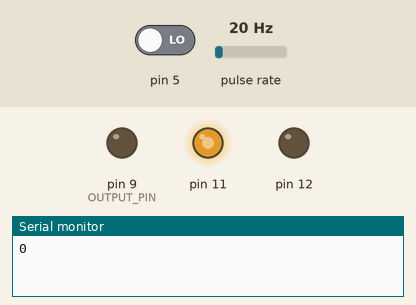
The sketch below on a simulated Arduino Uno, built with avr-gcc and run on an emulated ATmega328P. Parts: output pins drawn as LEDs (lit = HIGH), the last lines printed to the serial monitor. Wiring (inferred from the names in the program): pulse sensor: data pin 8. Inputs (shaded band) come from the test bench; at power-on: pulse rate 20 Hz, pin 5 LOW.

Above: at 0.16 s.
At 0.78 s:
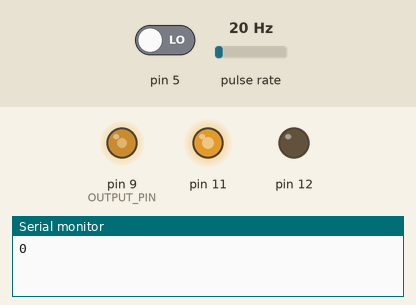
1.3 s: pulse rate (sensor on pin 8) set to 4 Hz
At 2.0 s:
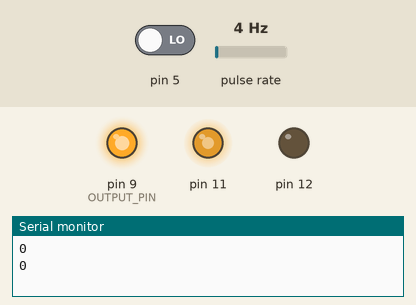
4.3 s: pulse rate (sensor on pin 8) set to 50 Hz
Timing chart, 0 to 7.3 s (numbered marks = the images above; inputs shaded):
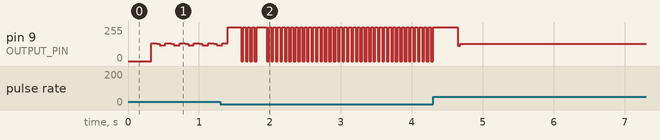

The sketch:

freqmultirpmtest.ino
```cpp
// (licence header left out)
#include <avr/sleep.h>

// Pin for multiplied output.
// NOTE: Fixed to the output for OCR1A.
int OUTPUT_PIN = 9;

// Pin for input frequency.
// NOTE: Fixed to the input capture pin.
int INPUT_PIN = 8;

// How many divisions to break the rotation into.
// This is basically the multiplication factor for the incoming frequency.
int MULTIPLIER = 8;

// Timer count when the most recent input pulse arrived.
static unsigned volatile currentTime;

// Timer count when the previous input pulse arrived.
static unsigned volatile lastTime;

// Width of the incoming input pulse (in timer counts).
static unsigned volatile inputPulseWidth;

// Period of a sub-division of the input pulse.
static unsigned volatile divisionPeriod;

// Current subdivision.
static unsigned volatile divisionCount = 0;

int currentOutput;
int freq;
int i;
unsigned long timePassed;
unsigned int interval = 1000;

//-------------------------------------------------------------------------------------------------
// USES:
//   Interrupt for timer 1 compare A.  Used to set new compare value to toggle output pin.
//-------------------------------------------------------------------------------------------------
ISR( TIMER1_COMPA_vect )
{
  // Lag factor.  Used to correct phase once each rotation.  Typically zero.
  int lag = 0;

  // Count this division.
  divisionCount += 1;

  // If half way through the cycle calculate a correction factor for phase.
  if ( ( MULTIPLIER / 2 ) == divisionCount )
    lag = OCR1A - ( currentTime + ( inputPulseWidth / 2 ) );

  // Rollover at pulse count.
  if ( MULTIPLIER == divisionCount )
    divisionCount = 0;

  // Set new next compare value.
  OCR1A += ( divisionPeriod / 2 ) - lag;
}

//-------------------------------------------------------------------------------------------------
// USES:
//   Interrupt for timer 1 capture event.  Used to measure the width of the input pin
// pulse and calculate the division period.
//-------------------------------------------------------------------------------------------------
ISR( TIMER1_CAPT_vect )
{
  // Disable interrupts.
  noInterrupts();

  // Grab input capture.
  // This is the time at which the input pulse had a rising edge.
  currentTime = ICR1;

  // Measure the time between this pulse and the previous pulse.
  inputPulseWidth = currentTime - lastTime;

  // Make the last time the current time for next measurement.
  lastTime = currentTime;

  // Calculate period of divisions.
  // Include long and short divisions.
  divisionPeriod = inputPulseWidth / ( MULTIPLIER / 2);

  // Enable compare output.
  TCCR1A |= 1 << COM1A0;

  // Enable interrupts.
  interrupts();
}

//-------------------------------------------------------------------------------------------------
// USES:
//   Setup I/O and timers for operation.
//-------------------------------------------------------------------------------------------------
void setup()
{

  // Set sleep mode for main loop--interrupts will do all the work.
  set_sleep_mode( SLEEP_MODE_IDLE );
  sleep_enable();

  // Setup outputs.
  pinMode( OUTPUT_PIN,  OUTPUT );


  //---------------------------------
  // Setup timer 1 for input capture.
  //---------------------------------

  // Disable timer for setup.
  TCCR1B =   0x00;

  // Reset timer count.
  TCNT1 = 0x00;

  // Clear interrupt flags.
  TIFR1 = 0x00;

  // Enable interrupts.
  TIMSK1 =
      ( 1 << ICIE1 )   // Timer/Counter1, Input Capture Interrupt Enable.
    | ( 1 << OCIE1A ); // Timer/Counter1, Output Compare A Match Interrupt Enable.

  // Timer/Counter1 Control Register A to default normal operation.
  // (There were changed by the Arduino startup code.)
  TCCR1A = 0;
  TCCR1B = 0;

  // Setup Input Capture and clock divide rate.
  TCCR1B =
      ( 1 << ICNC1 ) // Enable Input Capture Noise Canceler.
    | ( 1 << ICES1 ) // Set Input Capture Edge Select to rising edge.
    | ( 1 << CS11 ) | ( 1 << CS10 );  // Clock Select to clk/64.

  pinMode(11, OUTPUT);
  pinMode(12, OUTPUT);
  pinMode(5, INPUT);
  freq = 0;
  i = 0;
  analogWrite(11,190);
  digitalWrite(12, LOW);
  Serial.begin(9600);
}

//-------------------------------------------------------------------------------------------------
// USES:
//   Main loop.  Just sleeps and allows interrupts to do the work.
//-------------------------------------------------------------------------------------------------
void loop()
{
  // Put the device to sleep:


  //should detect a change in output, if rising edge increment freq
  if (digitalRead(5) == HIGH && currentOutput == 0) {
    freq ++;
    //Serial.println(currentOutput);
    currentOutput = 1;
  } else if (digitalRead(5) == LOW && currentOutput == 1){
    currentOutput = 0;
    //Serial.println("low");
  }

  timePassed = millis();
  if (timePassed >= (i * interval)) {
    Serial.println(freq);
    freq = 0;
    i ++;
  }
  //sleep_mode();
}
```
